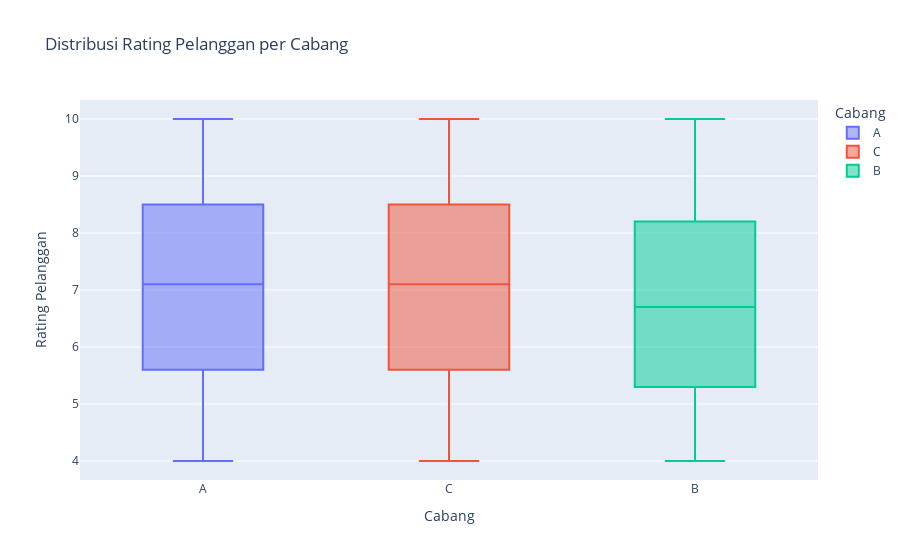

The notebook cell this image was saved under:
### Markdown cell above
## 5.5 Bagaimanakah distribusi rating pelanggan per cabangnya?

### Code cell
# Membuat boxplot untuk melihat distribusi rating pelanggan per cabang
fig = px.box(data, 
             x='Branch', 
             y='Rating', 
             color='Branch',
             title='Distribusi Rating Pelanggan per Cabang', 
             labels={'Branch': 'Cabang', 'Rating': 'Rating Pelanggan'})

# Menampilkan plot
fig.show()

### Figure 1 — Plotly figure (JSON) as saved in the notebook; plotly's stock layout.template omitted (floating-point values rounded to 4 significant figures; data arrays with more than 128 entries replaced by an {"elided": "..."} marker saying what was removed)
{"data": [{"alignmentgroup": "True", "hovertemplate": "Cabang=%{x}<br>Rating Pelanggan=%{y}<extra></extra>", "legendgroup": "A", "marker": {"color": "#636efa"}, "name": "A", "notched": false, "offsetgroup": "A", "orientation": "v", "showlegend": true, "type": "box", "x": {"elided": "340 str values"}, "x0": " ", "xaxis": "x", "y": {"elided": "340 float values"}, "y0": " ", "yaxis": "y"}, {"alignmentgroup": "True", "hovertemplate": "Cabang=%{x}<br>Rating Pelanggan=%{y}<extra></extra>", "legendgroup": "C", "marker": {"color": "#EF553B"}, "name": "C", "notched": false, "offsetgroup": "C", "orientation": "v", "showlegend": true, "type": "box", "x": {"elided": "328 str values"}, "x0": " ", "xaxis": "x", "y": {"elided": "328 float values"}, "y0": " ", "yaxis": "y"}, {"alignmentgroup": "True", "hovertemplate": "Cabang=%{x}<br>Rating Pelanggan=%{y}<extra></extra>", "legendgroup": "B", "marker": {"color": "#00cc96"}, "name": "B", "notched": false, "offsetgroup": "B", "orientation": "v", "showlegend": true, "type": "box", "x": {"elided": "332 str values"}, "x0": " ", "xaxis": "x", "y": {"elided": "332 float values"}, "y0": " ", "yaxis": "y"}], "layout": {"boxmode": "overlay", "legend": {"title": {"text": "Cabang"}, "tracegroupgap": 0}, "title": {"text": "Distribusi Rating Pelanggan per Cabang"}, "xaxis": {"anchor": "y", "categoryarray": ["A", "C", "B"], "categoryorder": "array", "domain": [0, 1], "title": {"text": "Cabang"}}, "yaxis": {"anchor": "x", "domain": [0, 1], "title": {"text": "Rating Pelanggan"}}}}
